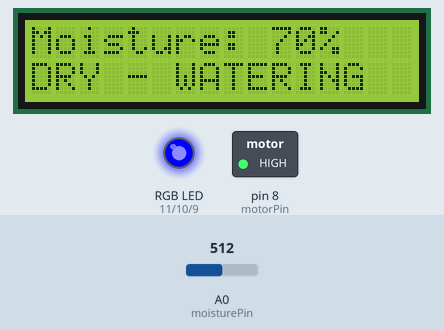
Recording of a sketch running on a simulated Arduino Uno, built with avr-gcc and run on an emulated ATmega328P. On the bench: 16×2 character LCD, switched loads named in the sketch (green lamp = pin HIGH), an RGB LED mixed from three pins (HIGH = lit). The inputs (shaded band) are chosen by the test bench; at power-on: A0 (moisturePin) = 512. What the sketch prints to the serial monitor is not drawn.

Above: at 2.7 s.
2.8 s: A0 (moisturePin) set to 456
4.7 s: A0 (moisturePin) set to 436
At 5.3 s:
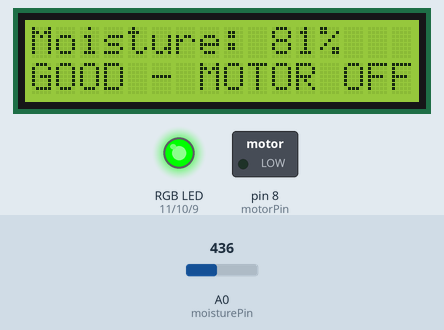
6.2 s: A0 (moisturePin) set to 338
At 7.5 s:
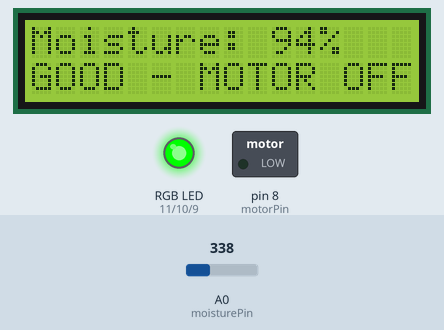
7.8 s: A0 (moisturePin) set to 318
At 8.5 s:
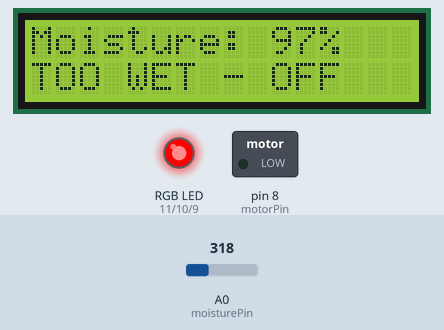
9.4 s: A0 (moisturePin) set to 511
At 10.7 s:
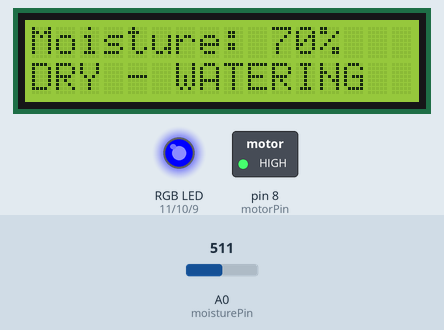
Timing chart, 0 to 12.0 s (numbered marks = the images above; inputs shaded):
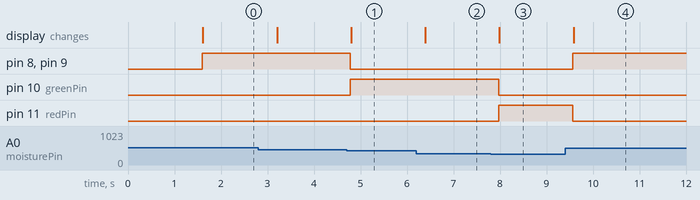

The sketch:

arduino.ino
```cpp
#include <Wire.h>
#include <LiquidCrystal_I2C.h>

LiquidCrystal_I2C lcd(0x27, 16, 2);

// Pins
const int moisturePin = A0;
const int motorPin = 8;

const int bluePin  = 9;
const int greenPin = 10;
const int redPin   = 11;

void setup()
{
  Serial.begin(9600);

  // LCD
  lcd.init();
  lcd.backlight();

  // Motor / MOSFET
  pinMode(motorPin, OUTPUT);
  digitalWrite(motorPin, LOW);   // Motor OFF

  // RGB
  pinMode(redPin, OUTPUT);
  pinMode(greenPin, OUTPUT);
  pinMode(bluePin, OUTPUT);

  digitalWrite(redPin, LOW);
  digitalWrite(greenPin, LOW);
  digitalWrite(bluePin, LOW);

  lcd.setCursor(0, 0);
  lcd.print("Soil Moisture");

  delay(1500);
  lcd.clear();
}

void rgbOff()
{
  digitalWrite(redPin, LOW);
  digitalWrite(greenPin, LOW);
  digitalWrite(bluePin, LOW);
}

void loop()
{
  int sensorValue = analogRead(moisturePin);

  // Calibration:
  // 1023 = 0% moisture (dry)
  // 300  = 100% moisture (wet)
  int moisture = map(sensorValue, 1023, 300, 0, 100);

  moisture = constrain(moisture, 0, 100);

  // LCD
  lcd.setCursor(0, 0);
  lcd.print("Moisture: ");
  lcd.print(moisture);
  lcd.print("%   ");

  rgbOff();

  // BELOW 40% = DRY
  if (moisture < 80)
  {
    digitalWrite(motorPin, HIGH);   // Motor ON
    digitalWrite(bluePin, HIGH);

    lcd.setCursor(0, 1);
    lcd.print("DRY - WATERING  ");

  }

  // 40% TO 60% = GOOD
  else if (moisture <= 95)
  {
    digitalWrite(motorPin, LOW);    // Motor OFF
    digitalWrite(greenPin, HIGH);

    lcd.setCursor(0, 1);
    lcd.print("GOOD - MOTOR OFF");

  }

  // ABOVE 60% = TOO WET
  else
  {
    digitalWrite(motorPin, LOW);    // Motor OFF
    digitalWrite(redPin, HIGH);

    lcd.setCursor(0, 1);
    lcd.print("TOO WET - OFF   ");
  }

  // Serial Monitor
  Serial.println(moisture);

  delay(500);
}
```

Measured:
- the behaviour switches between 445 and 444 on A0 (moisturePin) (found by bisection; images 0 and 1)
- the behaviour switches between 329 and 328 on A0 (moisturePin) (found by bisection; images 2 and 3)
- after the input at 4.7 s, pin 8 (motorPin), pin 9 (bluePin): HIGH → LOW after 0.08 s; pin 10 (greenPin): LOW → HIGH after 0.08 s; the display: changes after 0.10 s (image 1)
- after the input at 6.2 s, the display: changes after 0.19 s (image 2)
- after the input at 7.8 s, pin 10 (greenPin): HIGH → LOW after 0.17 s; pin 11 (redPin): LOW → HIGH after 0.17 s; the display: changes after 0.19 s (image 3)
- after the input at 9.4 s, pin 8 (motorPin), pin 9 (bluePin): LOW → HIGH after 0.17 s; pin 11 (redPin): HIGH → LOW after 0.17 s; the display: changes after 0.18 s (image 4)
